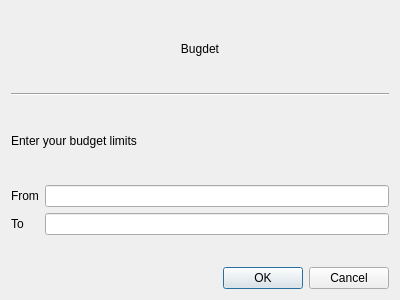
<?xml version="1.0" encoding="UTF-8"?>
<ui version="4.0">
 <class>BudgetChooseDialog</class>
 <widget class="QDialog" name="BudgetChooseDialog">
  <property name="geometry">
   <rect>
    <x>0</x>
    <y>0</y>
    <width>400</width>
    <height>300</height>
   </rect>
  </property>
  <property name="windowTitle">
   <string>Dialog</string>
  </property>
  <property name="modal">
   <bool>true</bool>
  </property>
  <layout class="QGridLayout" name="gridLayout">
   <item row="4" column="0">
    <widget class="QDialogButtonBox" name="buttonBox">
     <property name="orientation">
      <enum>Qt::Horizontal</enum>
     </property>
     <property name="standardButtons">
      <set>QDialogButtonBox::Cancel|QDialogButtonBox::Ok</set>
     </property>
    </widget>
   </item>
   <item row="0" column="0">
    <widget class="QLabel" name="label">
     <property name="text">
      <string>Bugdet</string>
     </property>
     <property name="alignment">
      <set>Qt::AlignCenter</set>
     </property>
    </widget>
   </item>
   <item row="2" column="0">
    <widget class="QLabel" name="label_2">
     <property name="text">
      <string>Enter your budget limits</string>
     </property>
    </widget>
   </item>
   <item row="1" column="0">
    <widget class="Line" name="line">
     <property name="orientation">
      <enum>Qt::Horizontal</enum>
     </property>
    </widget>
   </item>
   <item row="3" column="0">
    <layout class="QFormLayout" name="formLayout">
     <item row="0" column="0">
      <widget class="QLabel" name="label_3">
       <property name="text">
        <string>From</string>
       </property>
      </widget>
     </item>
     <item row="1" column="0">
      <widget class="QLabel" name="label_4">
       <property name="text">
        <string>To</string>
       </property>
      </widget>
     </item>
     <item row="0" column="1">
      <widget class="QLineEdit" name="fromEdit"/>
     </item>
     <item row="1" column="1">
      <widget class="QLineEdit" name="toEdit"/>
     </item>
    </layout>
   </item>
  </layout>
 </widget>
 <resources/>
 <connections>
  <connection>
   <sender>buttonBox</sender>
   <signal>accepted()</signal>
   <receiver>BudgetChooseDialog</receiver>
   <slot>accept()</slot>
   <hints>
    <hint type="sourcelabel">
     <x>248</x>
     <y>254</y>
    </hint>
    <hint type="destinationlabel">
     <x>157</x>
     <y>274</y>
    </hint>
   </hints>
  </connection>
  <connection>
   <sender>buttonBox</sender>
   <signal>rejected()</signal>
   <receiver>BudgetChooseDialog</receiver>
   <slot>reject()</slot>
   <hints>
    <hint type="sourcelabel">
     <x>316</x>
     <y>260</y>
    </hint>
    <hint type="destinationlabel">
     <x>286</x>
     <y>274</y>
    </hint>
   </hints>
  </connection>
 </connections>
</ui>
